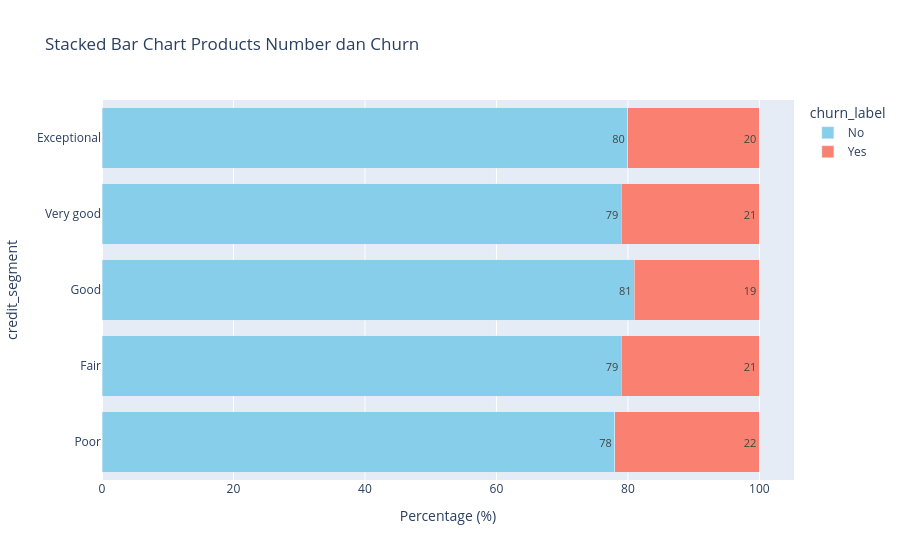

The notebook cell this image was saved under:
### Code cell
# Map 0/1 ke No/Yes untuk lebih readable
credit_churn['churn_label'] = credit_churn['churn'].map({0: 'No', 1: 'Yes'})

fig = px.bar(credit_churn, 
             x='churn_percentage',  # Ini horizontal axis (nilai)
             y='credit_segment',  # Ini vertical axis (kategori)
             color='churn_label',
             color_discrete_map={'No': 'skyblue', 'Yes': 'salmon'},
             orientation='h',  # Horizontal orientation
             title='Stacked Bar Chart Products Number dan Churn', 
             text='churn_percentage',
             labels={'churn_percentage': 'Percentage (%)', 'products_number': 'Products Number'})

fig.update_layout(barmode='stack')  # 100% stacked
fig.update_traces(textposition='inside', textfont=dict(size=11))

fig.show()

### Figure 1 — Plotly figure (JSON) as saved in the notebook; plotly's stock layout.template omitted (floating-point values rounded to 4 significant figures)
{"data": [{"hovertemplate": "churn_label=No<br>Percentage (%)=%{text}<br>credit_segment=%{y}<extra></extra>", "legendgroup": "No", "marker": {"color": "skyblue", "pattern": {"shape": ""}}, "name": "No", "orientation": "h", "showlegend": true, "text": [78.0, 79.0, 81.0, 79.0, 80.0], "textfont": {"size": 11}, "textposition": "inside", "type": "bar", "x": [78.0, 79.0, 81.0, 79.0, 80.0], "xaxis": "x", "y": ["Poor", "Fair", "Good", "Very good", "Exceptional"], "yaxis": "y"}, {"hovertemplate": "churn_label=Yes<br>Percentage (%)=%{text}<br>credit_segment=%{y}<extra></extra>", "legendgroup": "Yes", "marker": {"color": "salmon", "pattern": {"shape": ""}}, "name": "Yes", "orientation": "h", "showlegend": true, "text": [22.0, 21.0, 19.0, 21.0, 20.0], "textfont": {"size": 11}, "textposition": "inside", "type": "bar", "x": [22.0, 21.0, 19.0, 21.0, 20.0], "xaxis": "x", "y": ["Poor", "Fair", "Good", "Very good", "Exceptional"], "yaxis": "y"}], "layout": {"barmode": "stack", "legend": {"title": {"text": "churn_label"}, "tracegroupgap": 0}, "title": {"text": "Stacked Bar Chart Products Number dan Churn"}, "xaxis": {"anchor": "y", "domain": [0, 1], "title": {"text": "Percentage (%)"}}, "yaxis": {"anchor": "x", "domain": [0, 1], "title": {"text": "credit_segment"}}}}
